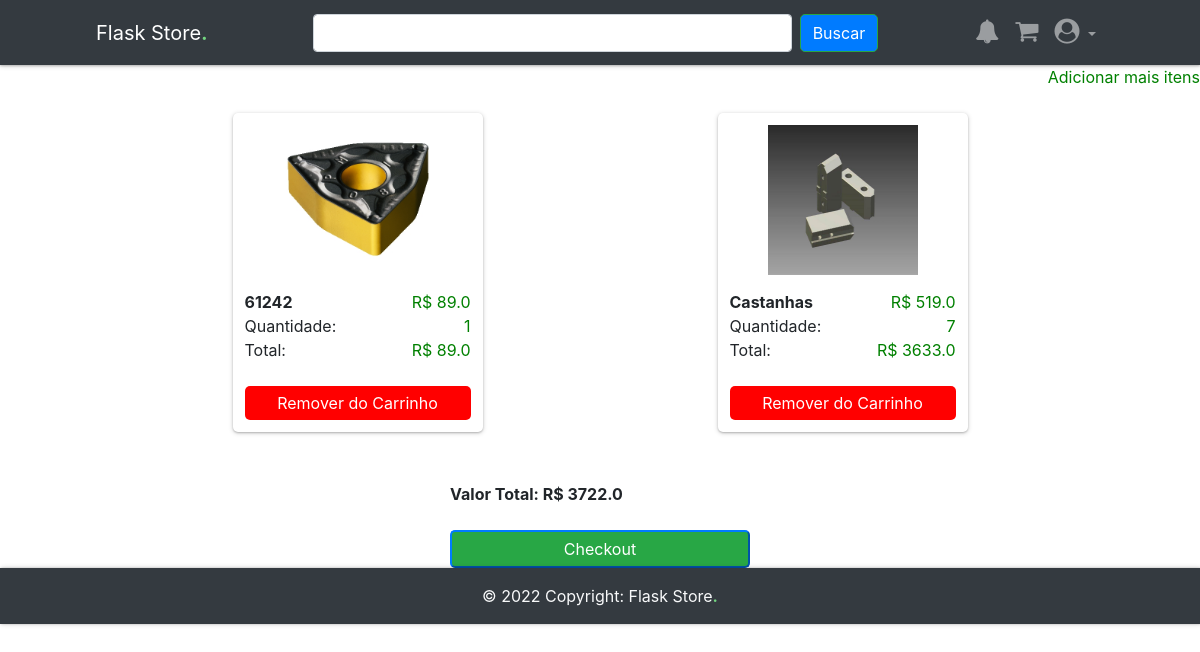
Screenshot of /cart (signed in) with the database file from the repository.
### app/db_models.py (models this page shows)
class Item(db.Model):
	__tablename__ = "items"
	id = db.Column(db.Integer, primary_key=True)
	name = db.Column(db.String(100), nullable=False)
	price = db.Column(db.Float, nullable=False)
	category = db.Column(db.Text, nullable=False)
	image = db.Column(db.String(250), nullable=False)
	details = db.Column(db.String(250), nullable=False)
	price_id = db.Column(db.String(250), nullable=False)
	orders = db.relationship("Ordered_item", backref="item")
	in_cart = db.relationship("Cart", backref="item")

### app/__init__.py (the view)
@app.route("/cart")
@login_required
def cart():
	price = 0
	price_ids = []
	items = []
	quantity = []
	for cart in current_user.cart:
		items.append(cart.item)
		quantity.append(cart.quantity)
		price_id_dict = {
			"price": cart.item.price_id,
			"quantity": cart.quantity,
			}
		price_ids.append(price_id_dict)
		price += cart.item.price*cart.quantity
	return render_template('cart.html', items=items, price=price, price_ids=price_ids, quantity=quantity)

### app/__init__.py (called while the page is built)
@app.context_processor
def inject_now():
	return {'now': datetime.utcnow()}

@login_manager.user_loader
def load_user(user_id):
	return User.query.get(user_id)

### app/templates/cart.html (shortened to what this page needs)
{% extends "base.html" %}
{% block content %}
	{% if not items %}
		<div class="flash-error">
			Carrinho vazio!<br>
			<a href="{{ url_for('home') }}">Discobrir novos itens</a>
		</div>
	{% else %}
		<a href="{{ url_for('home') }}" class="right-item">Adicionar mais itens</a><br><br>
	{% endif %}
	<div class="items">
	{% for i in range(items|length) %}
    <div class="item">
		<div class="item-wrapper">
			<div class="img-wrapper">
				<img src="{{ items[i].image }}" class="pic">
			</div>
			<b>{{ items[i].name }}</b>
			<span class="right-item">R$ {{ items[i].price }}</span><br>
			Quantidade:
			<span class="right-item">{{ quantity[i] }}</span><br>
			Total:
			<span class="right-item">R$ {{ quantity[i]*items[i].price }}</span>
			<br><br>
			<a href="{{ url_for('remove', id=items[i].id, quantity=quantity[i]) }}">
				<button class="remove-from-cart"> Remover do Carrinho </button>
			</a>
		</div>
	</div>
        {% endfor %}
	</div>
	{% if price %}
	<div class="check">
		<form method="POST" action="{{ url_for('create_checkout_session') }}">
			Valor Total: R$ {{ price }} <br><br>
			<button class="bg-success btn-block btn-primary checkout"> Checkout </button>
		</form>
	</div>
	{% endif %}
{% endblock %}

### app/static/styles.css (style rules this page uses)
.items { max-width: 900px; margin: 0 auto; display: flex; justify-content: space-around; flex-wrap: wrap; gap: 70px; }
.item { width:250px; padding: 12px; box-shadow: 0 1px 2px 0 rgba(0, 0, 0, 0.2), 0 1px 5px 0 rgba(0, 0, 0, 0.19); border-radius: 5px; display: flex; flex-direction: column; justify-content: center; }
.remove-from-cart { background-color: red; }
.add-to-cart, .remove-from-cart { width: 100%; border: none; color: white; padding: 5px; border-radius: 5px; cursor: pointer; }
.pic { width:150px; height: 150px; transition: transform .2s; }
.img-wrapper { display: flex; justify-content: center; margin-bottom: 15px; }
.right-item { float:right; color:green; }
.check { max-width: 300px; margin: 0 auto; margin-top: 50px; font-weight: bold; }
.checkout { cursor:pointer; padding: 5px; border-radius:5px; }

### rows the page displays
Item: image (picture), name "61242", price "89.0", quantity[i]*items[i].price "89.0"
Item: name "Castanhas", price "519.0", quantity[i]*items[i].price "3633.0"

### other values shown
{{ quantity[i] }} "1" "7"
{{ price }} "3722.0"
